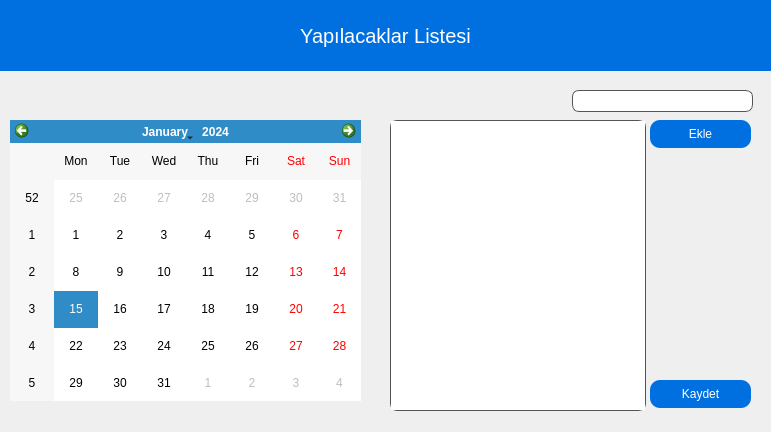
<?xml version="1.0" encoding="UTF-8"?>
<ui version="4.0">
 <class>Dialog</class>
 <widget class="QWidget" name="widget">
  <property name="geometry">
   <rect>
    <x>0</x>
    <y>0</y>
    <width>771</width>
    <height>432</height>
   </rect>
  </property>
  <property name="windowTitle">
   <string>Dialog</string>
  </property>
  <property name="styleSheet">
   <string notr="true">QDialog{
background-color: #fff;
}</string>
  </property>
  <widget class="QCalendarWidget" name="calendarWidget">
   <property name="geometry">
    <rect>
     <x>10</x>
     <y>120</y>
     <width>351</width>
     <height>281</height>
    </rect>
   </property>
   <property name="styleSheet">
    <string notr="true"/>
   </property>
  </widget>
  <widget class="QLabel" name="label">
   <property name="geometry">
    <rect>
     <x>0</x>
     <y>0</y>
     <width>771</width>
     <height>71</height>
    </rect>
   </property>
   <property name="font">
    <font>
     <pointsize>15</pointsize>
    </font>
   </property>
   <property name="styleSheet">
    <string notr="true">background-color: #0070E0;
color: White;
text-align: center;</string>
   </property>
   <property name="text">
    <string>Yapılacaklar Listesi</string>
   </property>
   <property name="alignment">
    <set>Qt::AlignCenter</set>
   </property>
  </widget>
  <widget class="QListWidget" name="listWidget">
   <property name="geometry">
    <rect>
     <x>390</x>
     <y>120</y>
     <width>256</width>
     <height>291</height>
    </rect>
   </property>
   <property name="styleSheet">
    <string notr="true">border: 1px solid #545454;
border-radius: 7px;</string>
   </property>
  </widget>
  <widget class="QPushButton" name="pushButton">
   <property name="geometry">
    <rect>
     <x>650</x>
     <y>120</y>
     <width>101</width>
     <height>28</height>
    </rect>
   </property>
   <property name="styleSheet">
    <string notr="true">QPushButton{background-color:#0070E0;
border-radius:10px;
color:#fff;
font: 8pt &quot;MS Shell Dlg 2&quot;;
}
QPushButton:hover{
background-color:#4d92ff;
}</string>
   </property>
   <property name="text">
    <string>Ekle</string>
   </property>
  </widget>
  <widget class="QPushButton" name="pushButton_2">
   <property name="geometry">
    <rect>
     <x>650</x>
     <y>380</y>
     <width>101</width>
     <height>28</height>
    </rect>
   </property>
   <property name="styleSheet">
    <string notr="true">QPushButton{background-color:#0070E0;
border-radius:10px;
color:#fff;
font: 8pt &quot;MS Shell Dlg 2&quot;;
}
QPushButton:hover{
background-color:#4d92ff;
}</string>
   </property>
   <property name="text">
    <string>Kaydet</string>
   </property>
  </widget>
  <widget class="QLineEdit" name="lineEdit">
   <property name="geometry">
    <rect>
     <x>572</x>
     <y>90</y>
     <width>181</width>
     <height>22</height>
    </rect>
   </property>
   <property name="styleSheet">
    <string notr="true">border: 1px solid #545454;
border-radius: 7px;</string>
   </property>
  </widget>
 </widget>
 <resources/>
 <connections/>
</ui>
